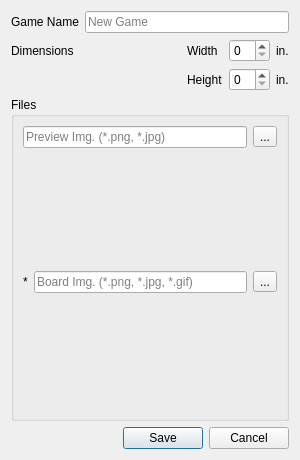
<?xml version="1.0" encoding="UTF-8"?>
<ui version="4.0">
 <class>newGame</class>
 <widget class="QDialog" name="newGame">
  <property name="windowModality">
   <enum>Qt::ApplicationModal</enum>
  </property>
  <property name="geometry">
   <rect>
    <x>0</x>
    <y>0</y>
    <width>300</width>
    <height>460</height>
   </rect>
  </property>
  <property name="sizePolicy">
   <sizepolicy hsizetype="Fixed" vsizetype="Fixed">
    <horstretch>0</horstretch>
    <verstretch>0</verstretch>
   </sizepolicy>
  </property>
  <property name="minimumSize">
   <size>
    <width>300</width>
    <height>460</height>
   </size>
  </property>
  <property name="windowTitle">
   <string>New Game</string>
  </property>
  <property name="modal">
   <bool>true</bool>
  </property>
  <layout class="QGridLayout" name="gridLayout">
   <item row="0" column="1" colspan="4">
    <widget class="QLineEdit" name="nameEdit">
     <property name="placeholderText">
      <string>New Game</string>
     </property>
    </widget>
   </item>
   <item row="3" column="0" colspan="2">
    <spacer name="horizontalSpacer_3">
     <property name="orientation">
      <enum>Qt::Horizontal</enum>
     </property>
     <property name="sizeHint" stdset="0">
      <size>
       <width>40</width>
       <height>20</height>
      </size>
     </property>
    </spacer>
   </item>
   <item row="2" column="1">
    <spacer name="horizontalSpacer_2">
     <property name="orientation">
      <enum>Qt::Horizontal</enum>
     </property>
     <property name="sizeHint" stdset="0">
      <size>
       <width>40</width>
       <height>20</height>
      </size>
     </property>
    </spacer>
   </item>
   <item row="3" column="2">
    <widget class="QLabel" name="heightLabel">
     <property name="text">
      <string>Height</string>
     </property>
    </widget>
   </item>
   <item row="3" column="4">
    <widget class="QLabel" name="hInchLabel">
     <property name="text">
      <string>in.</string>
     </property>
    </widget>
   </item>
   <item row="3" column="3">
    <widget class="QSpinBox" name="widthSpin"/>
   </item>
   <item row="2" column="4">
    <widget class="QLabel" name="wInchLabel">
     <property name="text">
      <string>in.</string>
     </property>
    </widget>
   </item>
   <item row="4" column="0" colspan="5">
    <widget class="QGroupBox" name="filesGroup">
     <property name="title">
      <string>Files</string>
     </property>
     <layout class="QGridLayout" name="gridLayout_2">
      <item row="0" column="2">
       <widget class="QToolButton" name="previewUpload">
        <property name="text">
         <string>...</string>
        </property>
       </widget>
      </item>
      <item row="2" column="2">
       <widget class="QToolButton" name="BoardUpload">
        <property name="text">
         <string>...</string>
        </property>
       </widget>
      </item>
      <item row="2" column="1">
       <widget class="QLineEdit" name="boardImgSource">
        <property name="text">
         <string/>
        </property>
        <property name="readOnly">
         <bool>true</bool>
        </property>
        <property name="placeholderText">
         <string>Board Img. (*.png, *.jpg, *.gif)</string>
        </property>
       </widget>
      </item>
      <item row="1" column="0" colspan="3">
       <widget class="QLabel" name="previewImg">
        <property name="text">
         <string/>
        </property>
        <property name="pixmap">
         <pixmap resource="../resources.qrc">:/icons/not-found.png</pixmap>
        </property>
        <property name="scaledContents">
         <bool>true</bool>
        </property>
       </widget>
      </item>
      <item row="3" column="0" colspan="3">
       <widget class="QLabel" name="boardImg">
        <property name="text">
         <string/>
        </property>
        <property name="pixmap">
         <pixmap resource="../resources.qrc">:/icons/not-found.png</pixmap>
        </property>
        <property name="scaledContents">
         <bool>true</bool>
        </property>
       </widget>
      </item>
      <item row="2" column="0">
       <widget class="QLabel" name="requiredImg">
        <property name="text">
         <string>*</string>
        </property>
       </widget>
      </item>
      <item row="0" column="0" colspan="2">
       <widget class="QLineEdit" name="previewImgSource">
        <property name="text">
         <string/>
        </property>
        <property name="readOnly">
         <bool>true</bool>
        </property>
        <property name="placeholderText">
         <string>Preview Img. (*.png, *.jpg)</string>
        </property>
       </widget>
      </item>
     </layout>
    </widget>
   </item>
   <item row="2" column="2">
    <widget class="QLabel" name="widthLabel">
     <property name="text">
      <string>Width</string>
     </property>
    </widget>
   </item>
   <item row="2" column="0">
    <widget class="QLabel" name="dimensionsLabel">
     <property name="text">
      <string>Dimensions</string>
     </property>
    </widget>
   </item>
   <item row="0" column="0">
    <widget class="QLabel" name="nameLabel">
     <property name="text">
      <string>Game Name</string>
     </property>
    </widget>
   </item>
   <item row="2" column="3">
    <widget class="QSpinBox" name="heightSpin"/>
   </item>
   <item row="5" column="0" colspan="5">
    <widget class="QDialogButtonBox" name="dialogButtons">
     <property name="standardButtons">
      <set>QDialogButtonBox::Cancel|QDialogButtonBox::Save</set>
     </property>
     <property name="centerButtons">
      <bool>false</bool>
     </property>
    </widget>
   </item>
  </layout>
 </widget>
 <tabstops>
  <tabstop>nameEdit</tabstop>
  <tabstop>heightSpin</tabstop>
  <tabstop>widthSpin</tabstop>
  <tabstop>previewImgSource</tabstop>
  <tabstop>previewUpload</tabstop>
  <tabstop>boardImgSource</tabstop>
  <tabstop>BoardUpload</tabstop>
 </tabstops>
 <resources>
  <include location="../resources.qrc"/>
 </resources>
 <connections/>
</ui>
